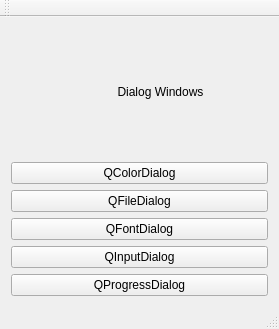
<?xml version="1.0" encoding="UTF-8"?>
<ui version="4.0">
 <class>MainWindow</class>
 <widget class="QMainWindow" name="MainWindow">
  <property name="geometry">
   <rect>
    <x>0</x>
    <y>0</y>
    <width>279</width>
    <height>329</height>
   </rect>
  </property>
  <property name="windowTitle">
   <string>MainWindow</string>
  </property>
  <widget class="QWidget" name="centralWidget">
   <layout class="QVBoxLayout" name="verticalLayout">
    <item>
     <widget class="QLabel" name="label">
      <property name="text">
       <string>                                Dialog Windows</string>
      </property>
     </widget>
    </item>
    <item>
     <widget class="QPushButton" name="pushButton">
      <property name="text">
       <string>QColorDialog</string>
      </property>
     </widget>
    </item>
    <item>
     <widget class="QPushButton" name="pushButton_2">
      <property name="text">
       <string>QFileDialog</string>
      </property>
     </widget>
    </item>
    <item>
     <widget class="QPushButton" name="pushButton_3">
      <property name="text">
       <string>QFontDialog</string>
      </property>
     </widget>
    </item>
    <item>
     <widget class="QPushButton" name="pushButton_4">
      <property name="text">
       <string>QInputDialog</string>
      </property>
     </widget>
    </item>
    <item>
     <widget class="QPushButton" name="pushButton_5">
      <property name="text">
       <string>QProgressDialog</string>
      </property>
     </widget>
    </item>
   </layout>
  </widget>
  <widget class="QMenuBar" name="menuBar">
   <property name="geometry">
    <rect>
     <x>0</x>
     <y>0</y>
     <width>279</width>
     <height>21</height>
    </rect>
   </property>
  </widget>
  <widget class="QToolBar" name="mainToolBar">
   <attribute name="toolBarArea">
    <enum>TopToolBarArea</enum>
   </attribute>
   <attribute name="toolBarBreak">
    <bool>false</bool>
   </attribute>
  </widget>
  <widget class="QStatusBar" name="statusBar"/>
 </widget>
 <layoutdefault spacing="6" margin="11"/>
 <resources/>
 <connections/>
</ui>
